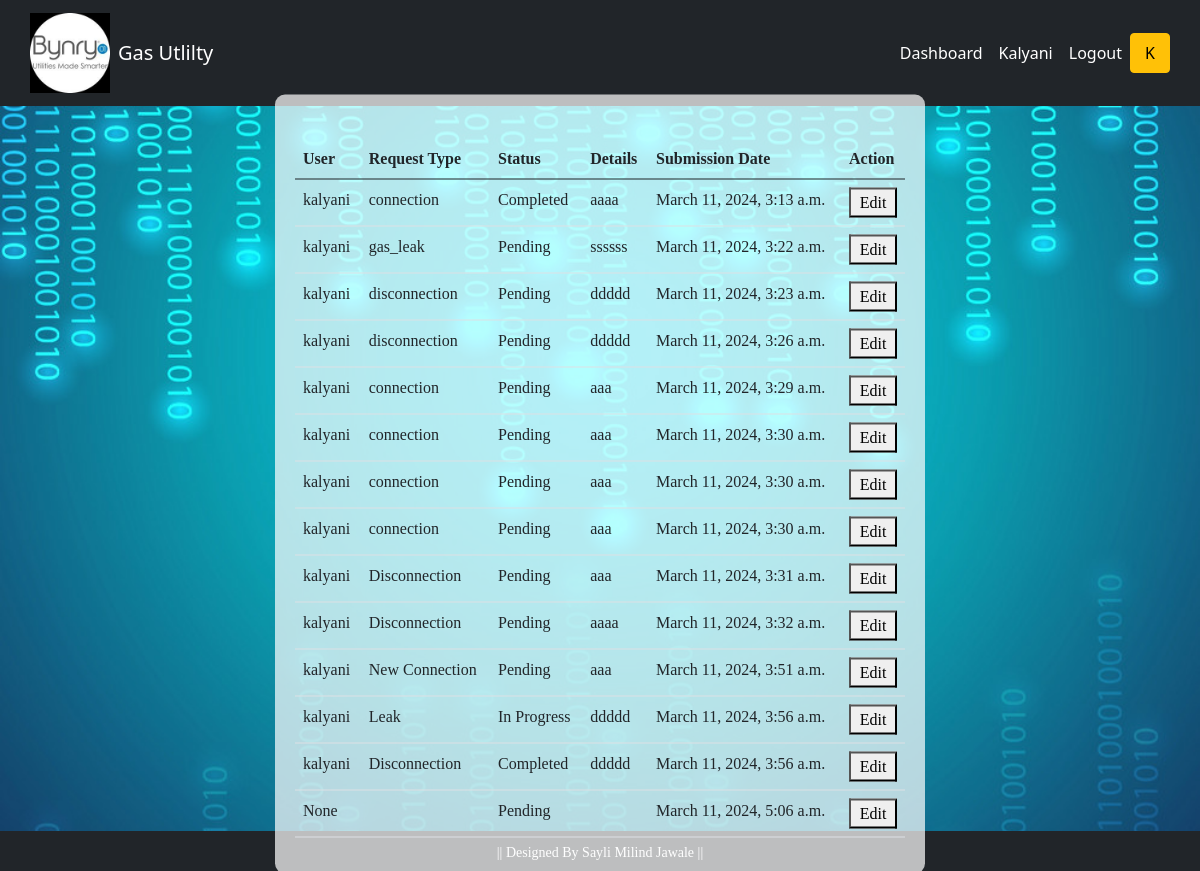
Before: /staff/dashboard/ (signed in) with the older database file.
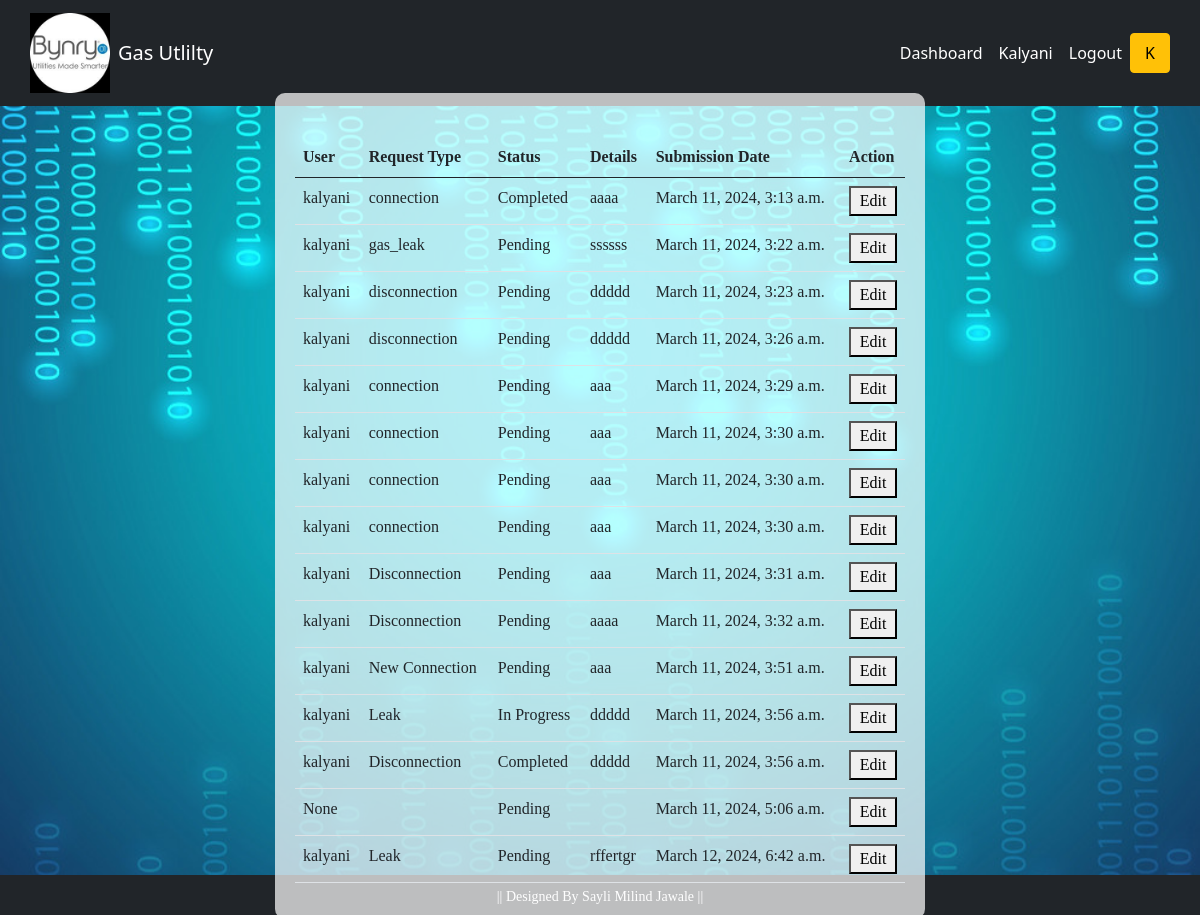
After: the same page with the newer database file.
### gas_utility_app/models.py (models this page shows, shortened)
class ServiceRequest(models.Model):
    STATUS_CHOICES = (
        ('Pending', 'Pending'),
        ('In Progress', 'In Progress'),
        ('Completed', 'Completed'),
    )
    REQUEST_TYPE_CHOICES = (
        ('New Connection ', 'New Connection'),
        ('Disconnection', 'Disconnection'),
        ('Leak', 'Leak'),
        ('Meter Replacement/Repair', 'Meter Replacement/Repair'),
        ('Billing Inquiry', 'Billing Inquiry'),
    )
    customer = models.ForeignKey(User, on_delete=models.CASCADE, null = True)
    request_type = models.CharField(max_length=100, choices=REQUEST_TYPE_CHOICES)
    details = models.TextField()
    status = models.CharField(max_length=20, choices=STATUS_CHOICES, default='Pending')
    submission_date = models.DateTimeField(auto_now_add=True)
    resolution_date = models.DateTimeField(null=True, blank=True)
    attachment = models.FileField(upload_to='service_request_attachments/', null=True, blank=True)

### gas_utility_app/views.py (the view)
# urls.py: path('staff/dashboard/',views.staff_dashboard,name='staff-dashboard'),
@login_required
def staff_dashboard(request):
    data = ServiceRequest.objects.all()
    return render(request,'staff/staff_dashboard.html',{'data':data})

### templates/staff/staff_dashboard.html (shortened to what this page needs)
{% extends 'staff/staffbase.html' %}
{% load static %}
{% block main-content %}
<div class="login-container my-5">
<table class="table">
    <thead>
      <tr>
        <th scope="col">User</th>
        <th scope="col">Request Type</th>
        <th scope="col">Status</th>
        <th scope="col">Details</th>
        <th scope="col">Submission Date</th>
        <th scope="col">Action</th>
      </tr>
    </thead>
    <tbody>
        {% for i in data %}
        <tr>
            <td>{{ i.customer }}</td>
            <td>{{ i.request_type }}</td>
            <td>{{ i.status }}</td>
            <td>{{ i.details }}</td>
            <td>{{ i.submission_date }}</td>
            <td><a href="{% url 'edit_request' i.id %}"><button>Edit</button></a></td>
        </tr>
           {% endfor %}
</table>
    </div>
{% endblock main-content %}

Changed rows visible on the page:
added ServiceRequest: customer "kalyani", request_type "Leak", status "Pending", details "rffertgr", submission_date "March 12, 2024, 6:42 a.m."
